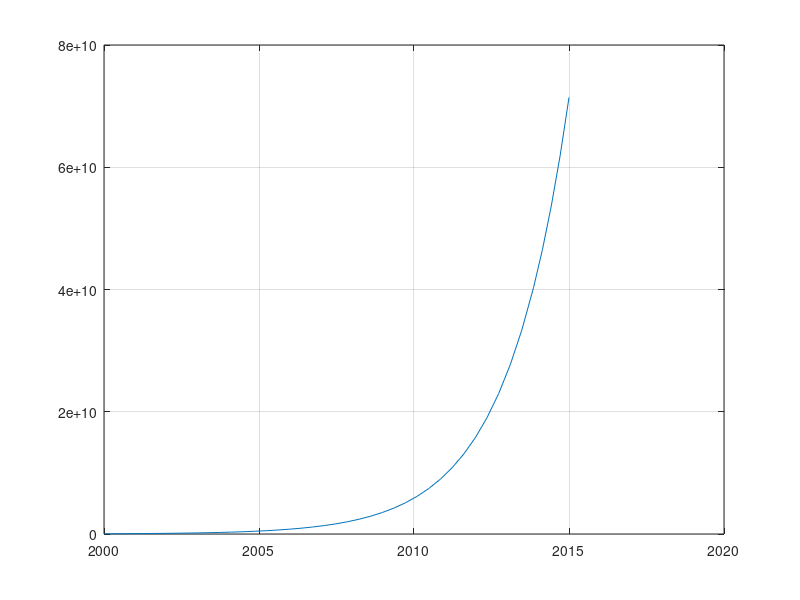

This figure's MATLAB source:
% Me borra todo lo anterior
clc
clear 

% EJERCICIO 3
% Se supone que la poblacion de un pais era de 39,5 millones en el año 2000
% y que crece siguiendo la ley de Maithus
% y' = 0.5 * y
% donde y(t) representa el numero de millones de habitantes en el instante
% t.
% a) Cuantos millones de habitantes habra en 2010?
% b) Cuando se alcanzaran los 50 millones de habitantes?

intervalo = [2000 2015];
y0 = 3.95e7;
f = @(t,y) 0.5 * y;
% defino mis variables y que valores van a tomar
[t,y] = ode45(f, intervalo, y0);

y2010 = floor(interp1(t, y, 2010));
fprintf('En el año 2010 habra %i habitantes\n', y2010);

t50 = ceil(interp1(y, t, 5e7));
fprintf('\nHabra 50 millones de habitantes en el año %i', t50);

% Grafico el resultado
figure(1)
plot(t,y)
grid("on")
